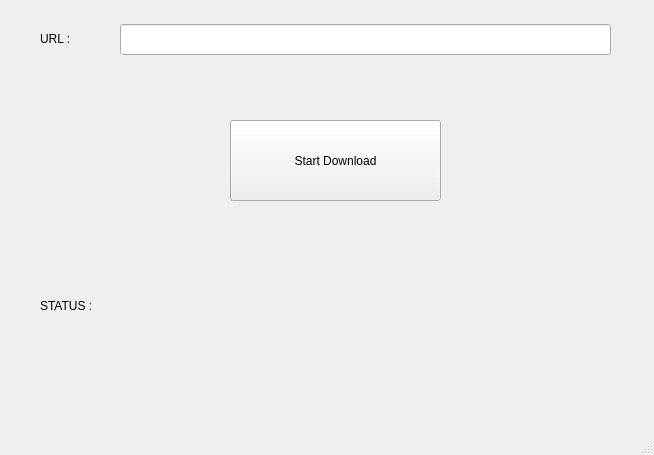
<?xml version="1.0" encoding="UTF-8"?>
<ui version="4.0">
 <class>MainWindow</class>
 <widget class="QMainWindow" name="MainWindow">
  <property name="geometry">
   <rect>
    <x>0</x>
    <y>0</y>
    <width>654</width>
    <height>455</height>
   </rect>
  </property>
  <property name="windowTitle">
   <string>MainWindow</string>
  </property>
  <widget class="QWidget" name="centralwidget">
   <widget class="QLineEdit" name="txtUrl">
    <property name="geometry">
     <rect>
      <x>120</x>
      <y>24</y>
      <width>491</width>
      <height>31</height>
     </rect>
    </property>
   </widget>
   <widget class="QLabel" name="label">
    <property name="geometry">
     <rect>
      <x>40</x>
      <y>30</y>
      <width>67</width>
      <height>17</height>
     </rect>
    </property>
    <property name="text">
     <string>URL :</string>
    </property>
   </widget>
   <widget class="QPushButton" name="btnDownload">
    <property name="geometry">
     <rect>
      <x>230</x>
      <y>120</y>
      <width>211</width>
      <height>81</height>
     </rect>
    </property>
    <property name="text">
     <string>Start Download</string>
    </property>
   </widget>
   <widget class="QLabel" name="label_2">
    <property name="geometry">
     <rect>
      <x>40</x>
      <y>290</y>
      <width>67</width>
      <height>31</height>
     </rect>
    </property>
    <property name="text">
     <string>STATUS :</string>
    </property>
   </widget>
  </widget>
  <widget class="QMenuBar" name="menubar">
   <property name="geometry">
    <rect>
     <x>0</x>
     <y>0</y>
     <width>654</width>
     <height>22</height>
    </rect>
   </property>
  </widget>
  <widget class="QStatusBar" name="statusbar"/>
 </widget>
 <resources/>
 <connections/>
</ui>
